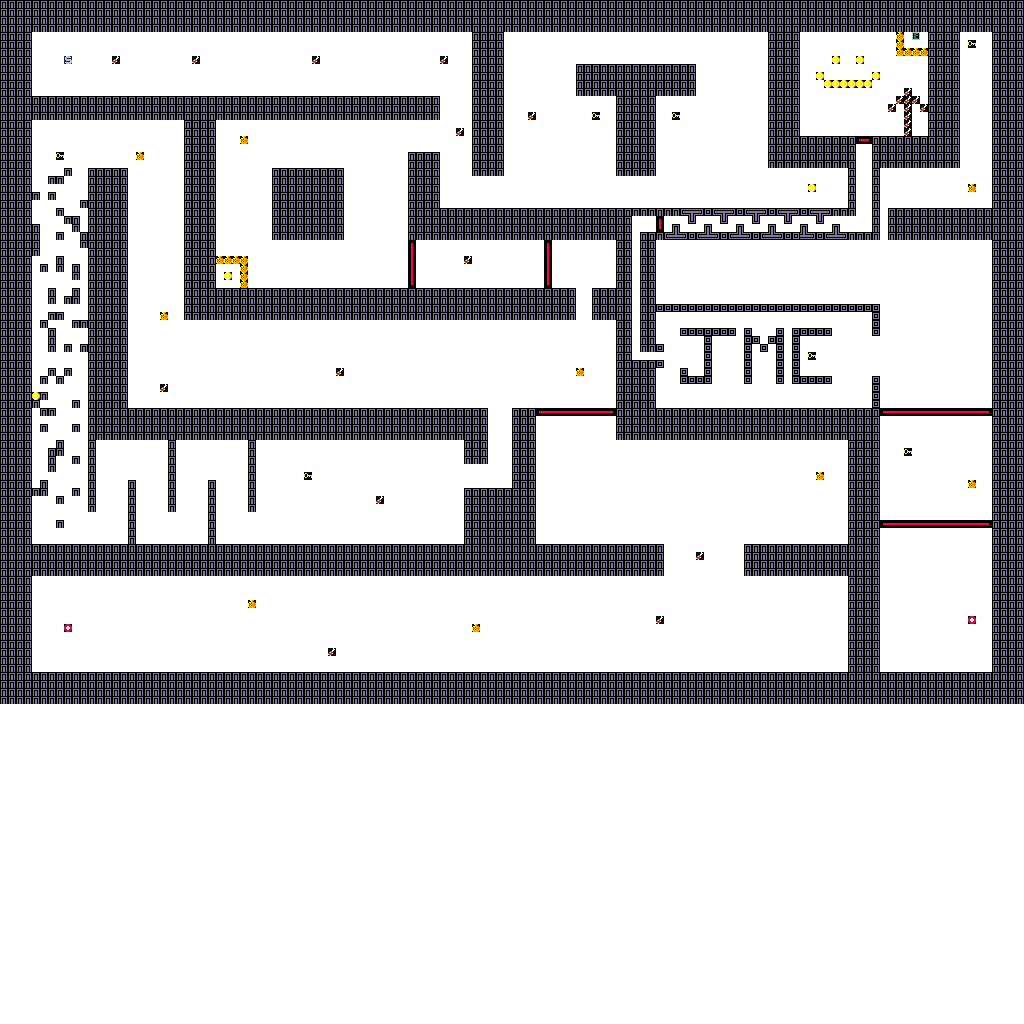

This is a level from a 2D game, rendered from its Tiled map with the project's own tilesets. A one-line summary and the map file follow, with tile-layer data summarised:
An orthogonal 128x128 tile map with 8x8 px tiles, 1 tile layer (floor).

<map version="1.2" tiledversion="1.3.2" orientation="orthogonal" renderorder="left-up" compressionlevel="0" width="128" height="128" tilewidth="8" tileheight="8" infinite="0" backgroundcolor="#ffffff" nextlayerid="2" nextobjectid="1">
 <tileset firstgid="1" source="map_tiles.tsx" />
 <layer id="1" name="floor" width="128" height="128">
  <data>[16384 cells, 4306 non-empty, 20 distinct tile ids]</data>
 </layer>
</map>
